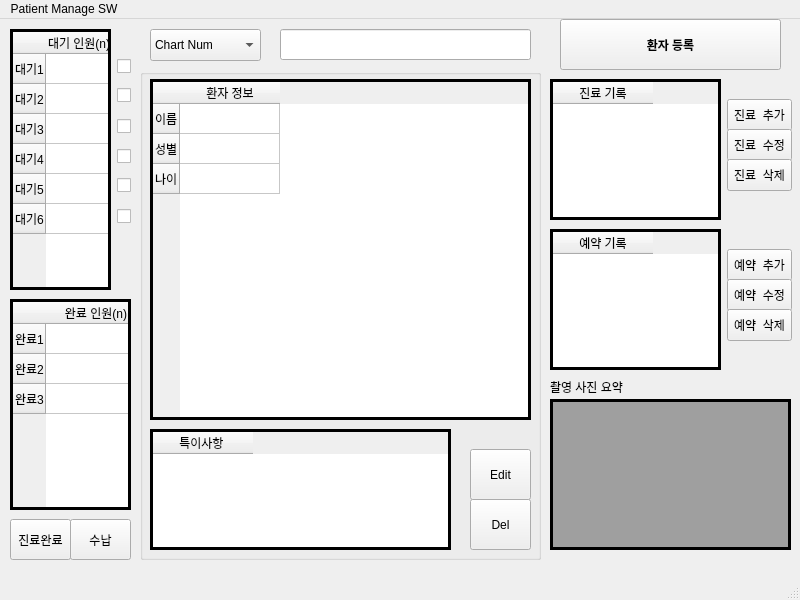
<?xml version="1.0" encoding="UTF-8"?>
<ui version="4.0">
 <class>MainWindow</class>
 <widget class="QMainWindow" name="MainWindow">
  <property name="geometry">
   <rect>
    <x>0</x>
    <y>0</y>
    <width>800</width>
    <height>600</height>
   </rect>
  </property>
  <property name="windowTitle">
   <string>MainWindow</string>
  </property>
  <widget class="QWidget" name="centralwidget">
   <widget class="QGroupBox" name="groupBox">
    <property name="geometry">
     <rect>
      <x>140</x>
      <y>50</y>
      <width>401</width>
      <height>491</height>
     </rect>
    </property>
    <property name="title">
     <string/>
    </property>
    <widget class="QTableWidget" name="tableWidget">
     <property name="geometry">
      <rect>
       <x>10</x>
       <y>10</y>
       <width>381</width>
       <height>341</height>
      </rect>
     </property>
     <property name="frameShape">
      <enum>QFrame::Box</enum>
     </property>
     <property name="frameShadow">
      <enum>QFrame::Plain</enum>
     </property>
     <property name="lineWidth">
      <number>3</number>
     </property>
     <row>
      <property name="text">
       <string>이름</string>
      </property>
     </row>
     <row>
      <property name="text">
       <string>성별</string>
      </property>
     </row>
     <row>
      <property name="text">
       <string>나이</string>
      </property>
     </row>
     <column>
      <property name="text">
       <string>환자 정보</string>
      </property>
     </column>
    </widget>
    <widget class="QTableWidget" name="tableWidget_2">
     <property name="geometry">
      <rect>
       <x>10</x>
       <y>360</y>
       <width>301</width>
       <height>121</height>
      </rect>
     </property>
     <property name="frameShape">
      <enum>QFrame::Box</enum>
     </property>
     <property name="frameShadow">
      <enum>QFrame::Plain</enum>
     </property>
     <property name="lineWidth">
      <number>3</number>
     </property>
     <column>
      <property name="text">
       <string>특이사항 </string>
      </property>
     </column>
    </widget>
    <widget class="QPushButton" name="pushButton_8">
     <property name="geometry">
      <rect>
       <x>330</x>
       <y>380</y>
       <width>61</width>
       <height>51</height>
      </rect>
     </property>
     <property name="text">
      <string>Edit</string>
     </property>
    </widget>
    <widget class="QPushButton" name="pushButton_9">
     <property name="geometry">
      <rect>
       <x>330</x>
       <y>430</y>
       <width>61</width>
       <height>51</height>
      </rect>
     </property>
     <property name="text">
      <string>Del</string>
     </property>
    </widget>
   </widget>
   <widget class="QPushButton" name="pushButton">
    <property name="geometry">
     <rect>
      <x>560</x>
      <y>0</y>
      <width>221</width>
      <height>51</height>
     </rect>
    </property>
    <property name="font">
     <font>
      <bold>true</bold>
     </font>
    </property>
    <property name="autoFillBackground">
     <bool>false</bool>
    </property>
    <property name="text">
     <string>환자 등록</string>
    </property>
    <property name="autoDefault">
     <bool>false</bool>
    </property>
    <property name="default">
     <bool>false</bool>
    </property>
    <property name="flat">
     <bool>false</bool>
    </property>
   </widget>
   <widget class="QComboBox" name="comboBox">
    <property name="geometry">
     <rect>
      <x>150</x>
      <y>10</y>
      <width>111</width>
      <height>32</height>
     </rect>
    </property>
    <item>
     <property name="text">
      <string>Chart Num</string>
     </property>
    </item>
   </widget>
   <widget class="QLineEdit" name="lineEdit">
    <property name="geometry">
     <rect>
      <x>280</x>
      <y>10</y>
      <width>251</width>
      <height>31</height>
     </rect>
    </property>
   </widget>
   <widget class="QMdiArea" name="mdiArea_2">
    <property name="geometry">
     <rect>
      <x>550</x>
      <y>380</y>
      <width>241</width>
      <height>151</height>
     </rect>
    </property>
    <property name="frameShape">
     <enum>QFrame::Box</enum>
    </property>
    <property name="lineWidth">
     <number>3</number>
    </property>
   </widget>
   <widget class="QLabel" name="label_2">
    <property name="geometry">
     <rect>
      <x>550</x>
      <y>360</y>
      <width>81</width>
      <height>16</height>
     </rect>
    </property>
    <property name="text">
     <string>촬영 사진 요약</string>
    </property>
   </widget>
   <widget class="QTableWidget" name="tableWidget_3">
    <property name="geometry">
     <rect>
      <x>550</x>
      <y>60</y>
      <width>171</width>
      <height>141</height>
     </rect>
    </property>
    <property name="frameShape">
     <enum>QFrame::Box</enum>
    </property>
    <property name="frameShadow">
     <enum>QFrame::Plain</enum>
    </property>
    <property name="lineWidth">
     <number>3</number>
    </property>
    <column>
     <property name="text">
      <string>진료 기록</string>
     </property>
    </column>
   </widget>
   <widget class="QPushButton" name="pushButton_2">
    <property name="geometry">
     <rect>
      <x>727</x>
      <y>80</y>
      <width>65</width>
      <height>32</height>
     </rect>
    </property>
    <property name="text">
     <string>진료  추가</string>
    </property>
   </widget>
   <widget class="QPushButton" name="pushButton_3">
    <property name="geometry">
     <rect>
      <x>727</x>
      <y>110</y>
      <width>65</width>
      <height>32</height>
     </rect>
    </property>
    <property name="text">
     <string>진료  수정</string>
    </property>
   </widget>
   <widget class="QPushButton" name="pushButton_4">
    <property name="geometry">
     <rect>
      <x>727</x>
      <y>140</y>
      <width>65</width>
      <height>32</height>
     </rect>
    </property>
    <property name="text">
     <string>진료  삭제</string>
    </property>
   </widget>
   <widget class="QTableWidget" name="tableWidget_4">
    <property name="geometry">
     <rect>
      <x>550</x>
      <y>210</y>
      <width>171</width>
      <height>141</height>
     </rect>
    </property>
    <property name="frameShape">
     <enum>QFrame::Panel</enum>
    </property>
    <property name="frameShadow">
     <enum>QFrame::Plain</enum>
    </property>
    <property name="lineWidth">
     <number>3</number>
    </property>
    <column>
     <property name="text">
      <string>예약 기록</string>
     </property>
    </column>
   </widget>
   <widget class="QPushButton" name="pushButton_5">
    <property name="geometry">
     <rect>
      <x>727</x>
      <y>230</y>
      <width>65</width>
      <height>32</height>
     </rect>
    </property>
    <property name="text">
     <string>예약  추가</string>
    </property>
   </widget>
   <widget class="QPushButton" name="pushButton_6">
    <property name="geometry">
     <rect>
      <x>727</x>
      <y>260</y>
      <width>65</width>
      <height>32</height>
     </rect>
    </property>
    <property name="text">
     <string>예약  수정</string>
    </property>
   </widget>
   <widget class="QPushButton" name="pushButton_7">
    <property name="geometry">
     <rect>
      <x>727</x>
      <y>290</y>
      <width>65</width>
      <height>32</height>
     </rect>
    </property>
    <property name="text">
     <string>예약  삭제</string>
    </property>
   </widget>
   <widget class="QTableWidget" name="tableWidget_5">
    <property name="geometry">
     <rect>
      <x>10</x>
      <y>10</y>
      <width>101</width>
      <height>261</height>
     </rect>
    </property>
    <property name="frameShape">
     <enum>QFrame::Box</enum>
    </property>
    <property name="frameShadow">
     <enum>QFrame::Plain</enum>
    </property>
    <property name="lineWidth">
     <number>3</number>
    </property>
    <row>
     <property name="text">
      <string>대기1</string>
     </property>
    </row>
    <row>
     <property name="text">
      <string>대기2</string>
     </property>
    </row>
    <row>
     <property name="text">
      <string>대기3</string>
     </property>
    </row>
    <row>
     <property name="text">
      <string>대기4</string>
     </property>
    </row>
    <row>
     <property name="text">
      <string>대기5</string>
     </property>
    </row>
    <row>
     <property name="text">
      <string>대기6</string>
     </property>
    </row>
    <column>
     <property name="text">
      <string>대기 인원(n)</string>
     </property>
     <property name="textAlignment">
      <set>AlignLeading|AlignVCenter</set>
     </property>
    </column>
   </widget>
   <widget class="QCheckBox" name="checkBox">
    <property name="geometry">
     <rect>
      <x>117</x>
      <y>37</y>
      <width>21</width>
      <height>20</height>
     </rect>
    </property>
    <property name="text">
     <string/>
    </property>
   </widget>
   <widget class="QCheckBox" name="checkBox_2">
    <property name="geometry">
     <rect>
      <x>117</x>
      <y>66</y>
      <width>20</width>
      <height>20</height>
     </rect>
    </property>
    <property name="text">
     <string/>
    </property>
   </widget>
   <widget class="QCheckBox" name="checkBox_3">
    <property name="geometry">
     <rect>
      <x>117</x>
      <y>97</y>
      <width>20</width>
      <height>20</height>
     </rect>
    </property>
    <property name="text">
     <string/>
    </property>
   </widget>
   <widget class="QTableWidget" name="tableWidget_6">
    <property name="geometry">
     <rect>
      <x>10</x>
      <y>280</y>
      <width>121</width>
      <height>211</height>
     </rect>
    </property>
    <property name="frameShape">
     <enum>QFrame::Box</enum>
    </property>
    <property name="frameShadow">
     <enum>QFrame::Plain</enum>
    </property>
    <property name="lineWidth">
     <number>3</number>
    </property>
    <row>
     <property name="text">
      <string>완료1</string>
     </property>
    </row>
    <row>
     <property name="text">
      <string>완료2</string>
     </property>
    </row>
    <row>
     <property name="text">
      <string>완료3</string>
     </property>
    </row>
    <column>
     <property name="text">
      <string>완료 인원(n)</string>
     </property>
    </column>
   </widget>
   <widget class="QCheckBox" name="checkBox_4">
    <property name="geometry">
     <rect>
      <x>117</x>
      <y>127</y>
      <width>21</width>
      <height>20</height>
     </rect>
    </property>
    <property name="text">
     <string/>
    </property>
   </widget>
   <widget class="QCheckBox" name="checkBox_5">
    <property name="geometry">
     <rect>
      <x>117</x>
      <y>187</y>
      <width>20</width>
      <height>20</height>
     </rect>
    </property>
    <property name="text">
     <string/>
    </property>
   </widget>
   <widget class="QCheckBox" name="checkBox_6">
    <property name="geometry">
     <rect>
      <x>117</x>
      <y>156</y>
      <width>20</width>
      <height>20</height>
     </rect>
    </property>
    <property name="text">
     <string/>
    </property>
   </widget>
   <widget class="QPushButton" name="pushButton_10">
    <property name="geometry">
     <rect>
      <x>10</x>
      <y>500</y>
      <width>61</width>
      <height>41</height>
     </rect>
    </property>
    <property name="text">
     <string>진료완료</string>
    </property>
   </widget>
   <widget class="QPushButton" name="pushButton_11">
    <property name="geometry">
     <rect>
      <x>70</x>
      <y>500</y>
      <width>61</width>
      <height>41</height>
     </rect>
    </property>
    <property name="text">
     <string>수납</string>
    </property>
   </widget>
  </widget>
  <widget class="QMenuBar" name="menubar">
   <property name="geometry">
    <rect>
     <x>0</x>
     <y>0</y>
     <width>800</width>
     <height>24</height>
    </rect>
   </property>
   <widget class="QMenu" name="menuPatient_Manage_SW">
    <property name="title">
     <string>Patient Manage SW</string>
    </property>
   </widget>
   <addaction name="menuPatient_Manage_SW"/>
  </widget>
  <widget class="QStatusBar" name="statusbar"/>
  <action name="actionPatient">
   <property name="icon">
    <iconset resource="icons.qrc">
     <normaloff>:/환자.png</normaloff>:/환자.png</iconset>
   </property>
   <property name="text">
    <string>환자 관리 SW</string>
   </property>
  </action>
  <action name="actionCapture">
   <property name="icon">
    <iconset resource="icons.qrc">
     <normaloff>:/촬영.png</normaloff>:/촬영.png</iconset>
   </property>
   <property name="text">
    <string>영상 촬영 SW</string>
   </property>
  </action>
  <action name="actionViewer">
   <property name="icon">
    <iconset resource="icons.qrc">
     <normaloff>:/뷰어.png</normaloff>:/뷰어.png</iconset>
   </property>
   <property name="text">
    <string>영상 뷰어 SW</string>
   </property>
  </action>
  <action name="actionCT">
   <property name="icon">
    <iconset resource="icons.qrc">
     <normaloff>:/CT.png</normaloff>:/CT.png</iconset>
   </property>
   <property name="text">
    <string>장비 제어 SW</string>
   </property>
  </action>
 </widget>
 <resources>
  <include location="icons.qrc"/>
 </resources>
 <connections/>
</ui>
